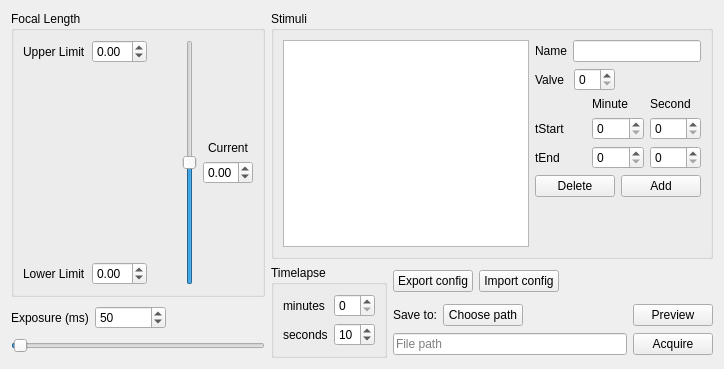
<?xml version="1.0" encoding="UTF-8"?>
<ui version="4.0">
 <class>main</class>
 <widget class="QWidget" name="main">
  <property name="geometry">
   <rect>
    <x>0</x>
    <y>0</y>
    <width>724</width>
    <height>369</height>
   </rect>
  </property>
  <property name="windowTitle">
   <string>Form</string>
  </property>
  <layout class="QGridLayout" name="gridLayout_6">
   <item row="0" column="0" rowspan="2">
    <widget class="QGroupBox" name="groupBoxFocalLength">
     <property name="title">
      <string>Focal Length</string>
     </property>
     <layout class="QGridLayout" name="gridLayout">
      <item row="0" column="0">
       <layout class="QHBoxLayout" name="horizontalLayout_3">
        <item>
         <layout class="QVBoxLayout" name="verticalLayout">
          <item>
           <layout class="QHBoxLayout" name="horizontalLayout">
            <item>
             <widget class="QLabel" name="label">
              <property name="text">
               <string>Upper Limit</string>
              </property>
             </widget>
            </item>
            <item>
             <widget class="QDoubleSpinBox" name="spinBoxUpperLimitFocal">
              <property name="minimum">
               <double>-3.000000000000000</double>
              </property>
              <property name="maximum">
               <double>3.000000000000000</double>
              </property>
              <property name="singleStep">
               <double>0.250000000000000</double>
              </property>
             </widget>
            </item>
           </layout>
          </item>
          <item>
           <spacer name="verticalSpacer">
            <property name="orientation">
             <enum>Qt::Vertical</enum>
            </property>
            <property name="sizeHint" stdset="0">
             <size>
              <width>20</width>
              <height>40</height>
             </size>
            </property>
           </spacer>
          </item>
          <item>
           <layout class="QHBoxLayout" name="horizontalLayout_2">
            <item>
             <widget class="QLabel" name="label_2">
              <property name="text">
               <string>Lower Limit</string>
              </property>
             </widget>
            </item>
            <item>
             <widget class="QDoubleSpinBox" name="spinBoxLowerLimitFocal">
              <property name="minimum">
               <double>-3.000000000000000</double>
              </property>
              <property name="maximum">
               <double>3.000000000000000</double>
              </property>
              <property name="singleStep">
               <double>0.250000000000000</double>
              </property>
             </widget>
            </item>
           </layout>
          </item>
         </layout>
        </item>
        <item>
         <spacer name="horizontalSpacer_4">
          <property name="orientation">
           <enum>Qt::Horizontal</enum>
          </property>
          <property name="sizeHint" stdset="0">
           <size>
            <width>40</width>
            <height>20</height>
           </size>
          </property>
         </spacer>
        </item>
        <item>
         <widget class="QSlider" name="sliderFocalLength">
          <property name="minimum">
           <number>-300</number>
          </property>
          <property name="maximum">
           <number>300</number>
          </property>
          <property name="singleStep">
           <number>25</number>
          </property>
          <property name="pageStep">
           <number>50</number>
          </property>
          <property name="orientation">
           <enum>Qt::Vertical</enum>
          </property>
         </widget>
        </item>
        <item>
         <layout class="QVBoxLayout" name="verticalLayout_2">
          <item>
           <spacer name="verticalSpacer_2">
            <property name="orientation">
             <enum>Qt::Vertical</enum>
            </property>
            <property name="sizeHint" stdset="0">
             <size>
              <width>20</width>
              <height>27</height>
             </size>
            </property>
           </spacer>
          </item>
          <item>
           <widget class="QLabel" name="label_3">
            <property name="text">
             <string>Current</string>
            </property>
            <property name="alignment">
             <set>Qt::AlignCenter</set>
            </property>
           </widget>
          </item>
          <item>
           <widget class="QDoubleSpinBox" name="spinBoxCurrFocal">
            <property name="sizePolicy">
             <sizepolicy hsizetype="Fixed" vsizetype="Fixed">
              <horstretch>0</horstretch>
              <verstretch>0</verstretch>
             </sizepolicy>
            </property>
            <property name="maximumSize">
             <size>
              <width>50</width>
              <height>16777215</height>
             </size>
            </property>
            <property name="minimum">
             <double>-3.000000000000000</double>
            </property>
            <property name="maximum">
             <double>3.000000000000000</double>
            </property>
            <property name="singleStep">
             <double>0.250000000000000</double>
            </property>
           </widget>
          </item>
          <item>
           <spacer name="verticalSpacer_3">
            <property name="orientation">
             <enum>Qt::Vertical</enum>
            </property>
            <property name="sizeHint" stdset="0">
             <size>
              <width>20</width>
              <height>28</height>
             </size>
            </property>
           </spacer>
          </item>
         </layout>
        </item>
       </layout>
      </item>
     </layout>
    </widget>
   </item>
   <item row="0" column="1" colspan="3">
    <widget class="QGroupBox" name="groupBoxStimuli">
     <property name="title">
      <string>Stimuli</string>
     </property>
     <layout class="QGridLayout" name="gridLayout_5">
      <item row="3" column="2">
       <widget class="QPushButton" name="btnAddStim">
        <property name="text">
         <string>Add</string>
        </property>
       </widget>
      </item>
      <item row="2" column="1" colspan="2">
       <layout class="QGridLayout" name="gridLayout_4">
        <item row="0" column="1">
         <widget class="QLabel" name="label_12">
          <property name="text">
           <string>Minute</string>
          </property>
         </widget>
        </item>
        <item row="0" column="2">
         <widget class="QLabel" name="label_13">
          <property name="text">
           <string>Second</string>
          </property>
         </widget>
        </item>
        <item row="1" column="0">
         <widget class="QLabel" name="label_10">
          <property name="text">
           <string>tStart</string>
          </property>
         </widget>
        </item>
        <item row="1" column="1">
         <widget class="QSpinBox" name="spinBoxStimStartMin"/>
        </item>
        <item row="1" column="2">
         <widget class="QSpinBox" name="spinBoxStimStartSec">
          <property name="maximum">
           <number>59</number>
          </property>
         </widget>
        </item>
        <item row="2" column="0">
         <widget class="QLabel" name="label_11">
          <property name="text">
           <string>tEnd</string>
          </property>
         </widget>
        </item>
        <item row="2" column="1">
         <widget class="QSpinBox" name="spinBoxStimEndMin"/>
        </item>
        <item row="2" column="2">
         <widget class="QSpinBox" name="spinBoxStimEndSec">
          <property name="maximum">
           <number>59</number>
          </property>
         </widget>
        </item>
       </layout>
      </item>
      <item row="1" column="1">
       <layout class="QHBoxLayout" name="horizontalLayout_10">
        <item>
         <widget class="QLabel" name="label_9">
          <property name="text">
           <string>Valve</string>
          </property>
         </widget>
        </item>
        <item>
         <widget class="QSpinBox" name="spinBoxValveNum"/>
        </item>
       </layout>
      </item>
      <item row="4" column="1" colspan="2">
       <spacer name="verticalSpacer_4">
        <property name="orientation">
         <enum>Qt::Vertical</enum>
        </property>
        <property name="sizeHint" stdset="0">
         <size>
          <width>58</width>
          <height>0</height>
         </size>
        </property>
       </spacer>
      </item>
      <item row="0" column="1" colspan="2">
       <layout class="QHBoxLayout" name="horizontalLayout_9">
        <item>
         <widget class="QLabel" name="label_8">
          <property name="text">
           <string>Name</string>
          </property>
         </widget>
        </item>
        <item>
         <widget class="QLineEdit" name="lineEdStimName"/>
        </item>
       </layout>
      </item>
      <item row="3" column="1">
       <widget class="QPushButton" name="btnDelStim">
        <property name="text">
         <string>Delete</string>
        </property>
       </widget>
      </item>
      <item row="0" column="0" rowspan="5">
       <widget class="QColumnView" name="columnView"/>
      </item>
     </layout>
    </widget>
   </item>
   <item row="1" column="1" rowspan="2">
    <widget class="QGroupBox" name="groupBoxTimelapse">
     <property name="title">
      <string>Timelapse</string>
     </property>
     <layout class="QGridLayout" name="gridLayout_3">
      <item row="0" column="0">
       <layout class="QGridLayout" name="gridLayout_2">
        <item row="0" column="1">
         <widget class="QSpinBox" name="spinBoxMinutesAcquisition"/>
        </item>
        <item row="1" column="1">
         <widget class="QSpinBox" name="spinBoxSecondsAcquisition">
          <property name="maximum">
           <number>59</number>
          </property>
          <property name="value">
           <number>10</number>
          </property>
         </widget>
        </item>
        <item row="1" column="0">
         <widget class="QLabel" name="label_6">
          <property name="text">
           <string>seconds</string>
          </property>
         </widget>
        </item>
        <item row="0" column="0">
         <widget class="QLabel" name="label_5">
          <property name="text">
           <string>minutes</string>
          </property>
         </widget>
        </item>
       </layout>
      </item>
     </layout>
    </widget>
   </item>
   <item row="1" column="2">
    <layout class="QHBoxLayout" name="horizontalLayout_8">
     <item>
      <widget class="QPushButton" name="btnExportConfig">
       <property name="text">
        <string>Export config</string>
       </property>
      </widget>
     </item>
     <item>
      <widget class="QPushButton" name="btnImportConfig">
       <property name="text">
        <string>Import config</string>
       </property>
      </widget>
     </item>
    </layout>
   </item>
   <item row="1" column="3">
    <spacer name="horizontalSpacer_2">
     <property name="orientation">
      <enum>Qt::Horizontal</enum>
     </property>
     <property name="sizeHint" stdset="0">
      <size>
       <width>104</width>
       <height>20</height>
      </size>
     </property>
    </spacer>
   </item>
   <item row="2" column="0">
    <layout class="QVBoxLayout" name="verticalLayout_3">
     <item>
      <layout class="QHBoxLayout" name="horizontalLayout_5">
       <item>
        <layout class="QHBoxLayout" name="horizontalLayout_4">
         <item>
          <widget class="QLabel" name="label_4">
           <property name="text">
            <string>Exposure (ms)</string>
           </property>
          </widget>
         </item>
         <item>
          <widget class="QSpinBox" name="spinBoxExposure">
           <property name="minimumSize">
            <size>
             <width>71</width>
             <height>0</height>
            </size>
           </property>
           <property name="maximumSize">
            <size>
             <width>71</width>
             <height>16777215</height>
            </size>
           </property>
           <property name="minimum">
            <number>1</number>
           </property>
           <property name="maximum">
            <number>5000</number>
           </property>
           <property name="singleStep">
            <number>25</number>
           </property>
           <property name="value">
            <number>50</number>
           </property>
          </widget>
         </item>
        </layout>
       </item>
       <item>
        <spacer name="horizontalSpacer">
         <property name="orientation">
          <enum>Qt::Horizontal</enum>
         </property>
         <property name="sizeHint" stdset="0">
          <size>
           <width>40</width>
           <height>20</height>
          </size>
         </property>
        </spacer>
       </item>
      </layout>
     </item>
     <item>
      <widget class="QSlider" name="sliderExposure">
       <property name="minimum">
        <number>1</number>
       </property>
       <property name="maximum">
        <number>5000</number>
       </property>
       <property name="singleStep">
        <number>5</number>
       </property>
       <property name="pageStep">
        <number>25</number>
       </property>
       <property name="value">
        <number>50</number>
       </property>
       <property name="orientation">
        <enum>Qt::Horizontal</enum>
       </property>
      </widget>
     </item>
    </layout>
   </item>
   <item row="2" column="2" colspan="2">
    <layout class="QHBoxLayout" name="horizontalLayout_7">
     <item>
      <layout class="QVBoxLayout" name="verticalLayout_4">
       <item>
        <layout class="QHBoxLayout" name="horizontalLayout_6">
         <item>
          <widget class="QLabel" name="label_7">
           <property name="text">
            <string>Save to:</string>
           </property>
          </widget>
         </item>
         <item>
          <widget class="QPushButton" name="btnSavePathImgSeq">
           <property name="text">
            <string>Choose path</string>
           </property>
          </widget>
         </item>
         <item>
          <spacer name="horizontalSpacer_3">
           <property name="orientation">
            <enum>Qt::Horizontal</enum>
           </property>
           <property name="sizeHint" stdset="0">
            <size>
             <width>40</width>
             <height>20</height>
            </size>
           </property>
          </spacer>
         </item>
        </layout>
       </item>
       <item>
        <widget class="QLineEdit" name="lineEdSavePathImgSeq">
         <property name="placeholderText">
          <string>File path</string>
         </property>
        </widget>
       </item>
      </layout>
     </item>
     <item>
      <layout class="QVBoxLayout" name="verticalLayout_5">
       <item>
        <widget class="QPushButton" name="btnPreview">
         <property name="text">
          <string>Preview</string>
         </property>
         <property name="checkable">
          <bool>true</bool>
         </property>
        </widget>
       </item>
       <item>
        <widget class="QPushButton" name="btnAcquire">
         <property name="text">
          <string>Acquire</string>
         </property>
         <property name="checkable">
          <bool>true</bool>
         </property>
        </widget>
       </item>
      </layout>
     </item>
    </layout>
   </item>
  </layout>
 </widget>
 <resources/>
 <connections>
  <connection>
   <sender>sliderExposure</sender>
   <signal>valueChanged(int)</signal>
   <receiver>spinBoxExposure</receiver>
   <slot>setValue(int)</slot>
   <hints>
    <hint type="sourcelabel">
     <x>106</x>
     <y>237</y>
    </hint>
    <hint type="destinationlabel">
     <x>118</x>
     <y>209</y>
    </hint>
   </hints>
  </connection>
  <connection>
   <sender>spinBoxExposure</sender>
   <signal>valueChanged(int)</signal>
   <receiver>sliderExposure</receiver>
   <slot>setValue(int)</slot>
   <hints>
    <hint type="sourcelabel">
     <x>96</x>
     <y>208</y>
    </hint>
    <hint type="destinationlabel">
     <x>83</x>
     <y>233</y>
    </hint>
   </hints>
  </connection>
 </connections>
</ui>
